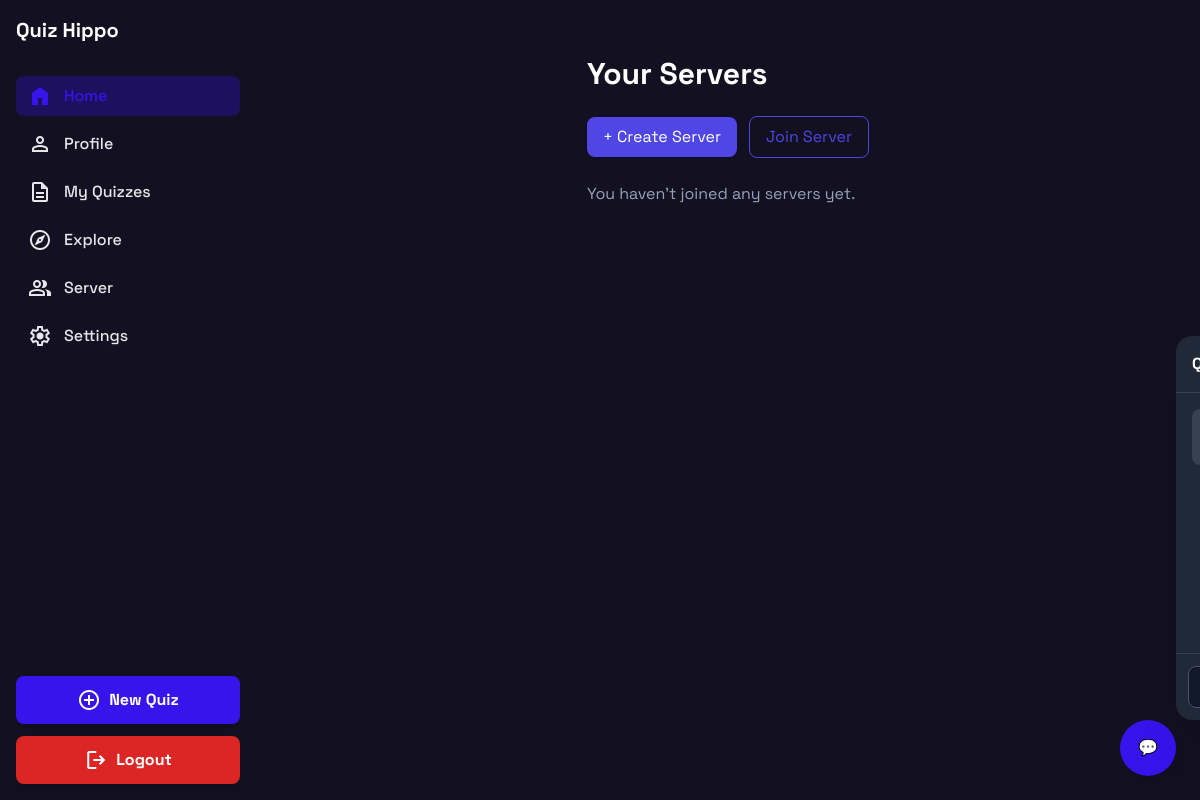
Before: /servers/ (signed in) with the older database file.
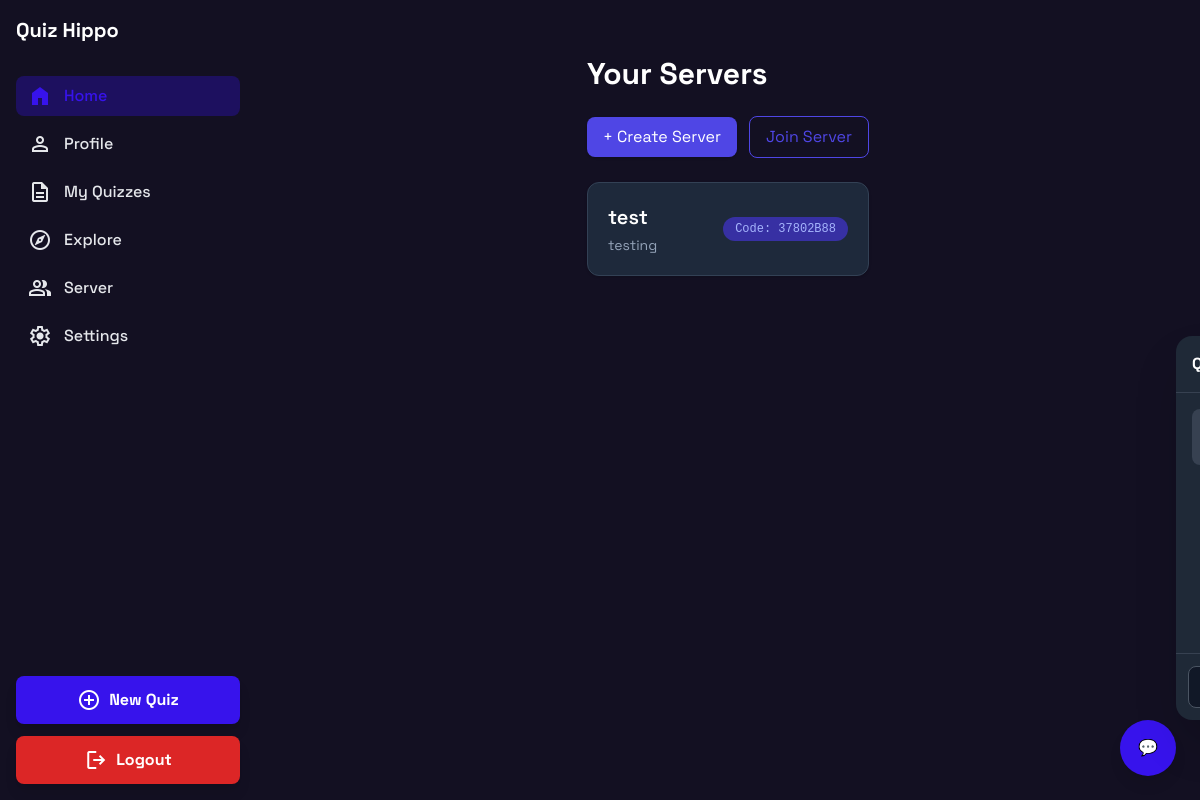
After: the same page with the newer database file.
### app/models.py (models this page shows, shortened)
class Server(models.Model):
    name = models.CharField(max_length=100)
    description = models.TextField(blank=True)
    code = models.CharField(max_length=8, unique=True, editable=False)
    created_by = models.ForeignKey(User, on_delete=models.CASCADE, related_name="servers")
    members = models.ManyToManyField(User, related_name="joined_servers", blank=True)
    created_at = models.DateTimeField(auto_now_add=True)

### app/views.py (the view)
# urls.py: path('servers/', views.server_list, name='server_list'),
@login_required
def server_list(request):
    user_servers = request.user.joined_servers.all()
    return render(request, 'server_list.html', {'servers': user_servers})

### templates/server_list.html (shortened to what this page needs)
{% extends "base.html" %}
{% block content %}
<div class="max-w-4xl mx-auto p-6">
  <h2 class="text-3xl font-bold text-slate-900 dark:text-white mb-6">Your Servers</h2>
  <div class="flex items-center gap-3 mb-6">
    <a href="{% url 'create_server' %}"
       class="px-4 py-2 bg-indigo-600 text-white rounded-lg shadow hover:bg-indigo-700 transition">
       + Create Server
    </a>
    <button onclick="document.getElementById('joinModal').showModal()"
            class="px-4 py-2 border border-indigo-600 text-indigo-600 rounded-lg hover:bg-indigo-50 dark:hover:bg-indigo-900 transition">
      Join Server
    </button>
  </div>
  {% if servers %}
  <div class="grid gap-4">
    {% for server in servers %}
      <a href="{% url 'server_detail' server.id %}"
         class="block p-5 bg-white dark:bg-slate-800 border border-slate-200 dark:border-slate-700 rounded-xl shadow hover:shadow-lg transition">
        <div class="flex justify-between items-center">
          <div>
            <h3 class="text-xl font-semibold text-slate-900 dark:text-white">{{ server.name }}</h3>
            <p class="text-slate-600 dark:text-slate-400 text-sm mt-1">{{ server.description|truncatechars:80 }}</p>
          </div>
          <span class="text-xs font-mono bg-indigo-100 dark:bg-indigo-800 text-indigo-700 dark:text-indigo-300 px-3 py-1 rounded-full">
            Code: {{ server.code }}
          </span>
        </div>
      </a>
    {% endfor %}
  </div>
  {% else %}
  <p class="text-slate-600 dark:text-slate-400 mt-4">You haven't joined any servers yet.</p>
  {% endif %}
</div>
{% endblock %}

Changed rows visible on the page:
added Server: name "test", description "testing", code "37802B88"
Other visible differences:
text no longer shown: "You haven't joined any servers yet."
